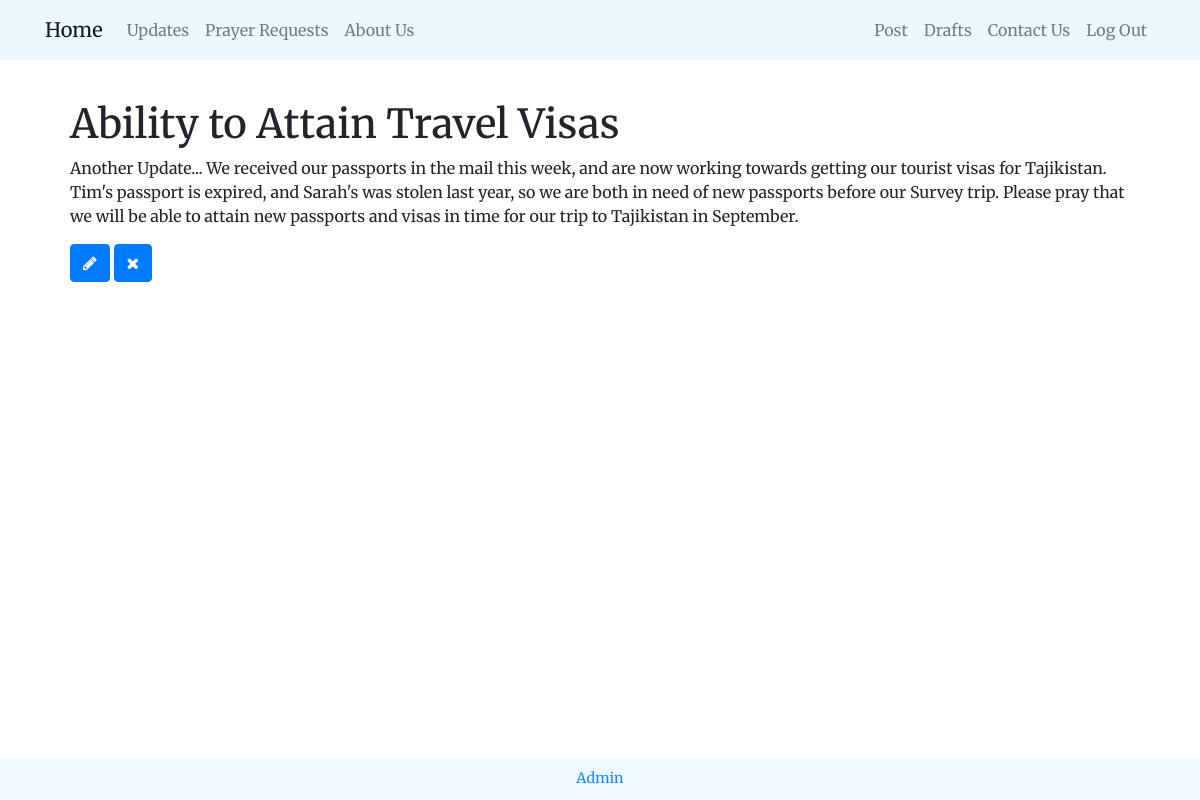
The app's page /prayers/prayer/27 (signed in) with its own data.
### prayers/models.py (models this page shows, shortened)
class Prayer(models.Model):
    title = models.CharField(max_length=200)
    content = models.TextField(max_length=500)
    date = models.DateTimeField(default=timezone.now)

### prayers/views.py (the view)
# urls.py: path('prayer/<int:pk>', views.PrayerDetailView.as_view(), name='prayer_detail'),
class PrayerDetailView(LoginRequiredMixin, DetailView):
    model = Prayer

### prayers/templates/prayers/prayer_detail.html
{% extends 'base.html'%}
{% block content%}
  <h1>{{prayer.title}}</h1>
  <p>{{prayer.content}}</p>
{% if user.is_superuser %}
  <a class="btn btn-primary" href="{% url 'prayers:prayer_edit' pk=prayer.pk%}"><span class="fa fa-pencil"></span></a>
  <a class="btn btn-primary" href="{% url 'prayers:prayer_remove' pk=prayer.pk%}"><span class="fa fa-remove"></span></a>
{% endif %}
{% endblock%}

### updates/static/css/master.css (style rules this page uses)
body { font-family: 'Merriweather', serif; }
.imagebackground { background-image: url('media/mountian.jpg'); background-position: top; background-size: cover; background-repeat: repeat-x; }

### records on screen
Prayer: title "Ability to Attain Travel Visas", content "Another Update... We received our passports in the mail this week, and are now working towards getting our tourist visas for Tajikistan. Tim's passport is expired, and Sarah's was stolen last year, so we are both in need of new passports before our Survey trip. Please pray that we will be able to attain new passports and visas in time for our trip to Tajikistan in September."
